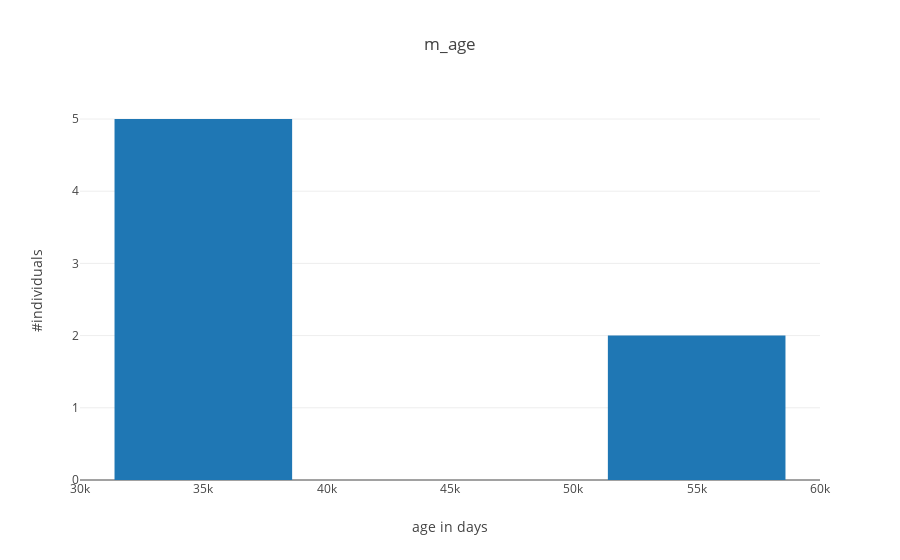

The code cell stored with this chart in its notebook:
### Code cell
# plot all individuals with an infection
fct = lambda ind: len(ind["infections"]) > 0
ind_values = csp.getAttributeValues(node_0.individualHumans, "m_age", filter_fct=fct)

data = [go.Histogram(x=ind_values)]
plotly.offline.iplot ({ 'data': data, 'layout': layout})

### Figure 1 — Plotly figure (JSON) as saved in the notebook; plotly's stock layout.template omitted (floating-point values rounded to 4 significant figures)
{"data": [{"type": "histogram", "uid": "e595aa03-bdef-42cb-847d-b8b280ce5cbd", "x": [37990.0, 31760.0, 37398, 35050.0, 59800.0, 38530.0, 51310.0]}], "layout": {"bargap": 0.2, "bargroupgap": 0.1, "title": {"text": "m_age"}, "xaxis": {"title": {"text": "age in days"}}, "yaxis": {"title": {"text": "#individuals"}}}}
